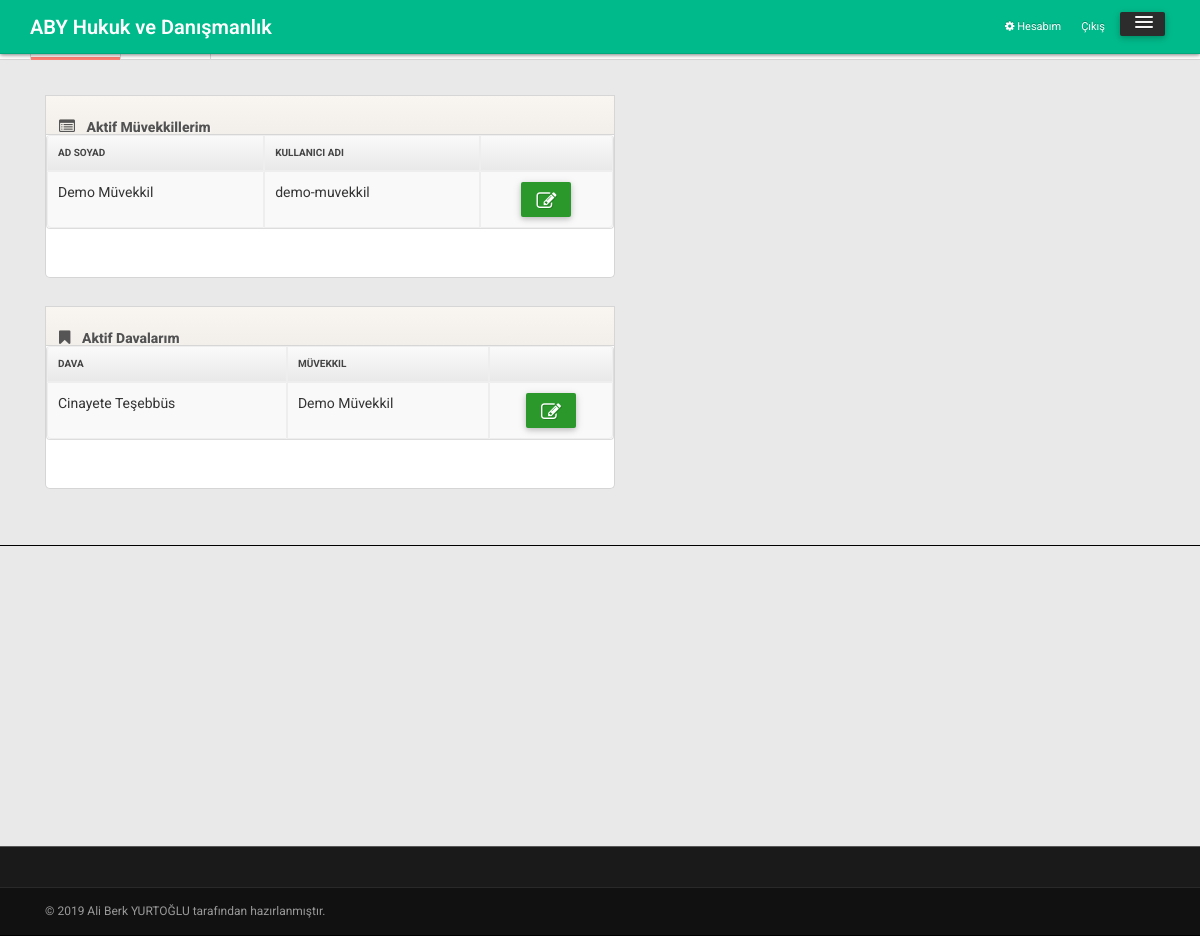
The page /avukat/index.php (signed in) on the database its author committed.
### tables this page shows
CREATE TABLE `muvekkil` (
  `ID` int(3) NOT NULL,
  `adSoyad` varchar(50) NOT NULL,
  `kullaniciAdi` varchar(30) NOT NULL,
  `sifre` varchar(100) NOT NULL,
  `ePosta` varchar(30) NOT NULL,
  `durum` enum('0','1') NOT NULL
);

CREATE TABLE `dava` (
  `ID` int(3) NOT NULL,
  `muvekkil_id` int(3) NOT NULL,
  `davaAdi` varchar(250) NOT NULL,
  `dava_aciklama` text NOT NULL,
  `dava_durum` enum('0','1') NOT NULL,
  `dava_zaman` datetime NOT NULL DEFAULT CURRENT_TIMESTAMP
);

### avukat/index.php (the view, shortened to what this page needs)
<?php include '../header.php'; ?>
<?php
$sor=$db->prepare("SELECT * FROM Muvekkil WHERE durum=:durum ORDER BY ID ASC");
$sor->execute(array(
  'durum' => 1
));
$davasor=$db -> prepare("SELECT * FROM Dava WHERE dava_durum=:durum ORDER BY dava_zaman DESC");
$davasor->execute(array(
  'durum' => 1
));
?>
  <div class="subnavbar">
    <div class="subnavbar-inner">
      <div class="container">
        <ul class="mainnav">
          <li class="active"><a href="index.php"><i class="icon-dashboard"></i><span>Anasayfa</span> </a> </li>
          <li><a href="davalarim.php"><i class="icon-list-alt"></i><span>Davalarım</span> </a> </li>
          <li><a href="muvekkillerim.php"><i class="icon-user"></i><span>Müvekkillerim</span> </a></li>
        </ul>
      </div>
    </div>
  </div>
<body>
  <div class="main">
    <div class="main-inner">
      <div class="container">
        <div class="row">
          <div class="span6">
            <div class="widget widget-nopad">
              <div class="widget-header"> <i class="icon-list-alt"></i>
                <h3> Aktif Müvekkillerim </h3>
              </div>
              <div class="widget-content">
                <div class="widget big-stats-container">
                  <div class="widget-content">
                   <table class="table table-striped table-bordered">
                    <thead>
                      <tr>
                        <th> Ad Soyad </th>
                        <th> Kullanıcı Adı</th>
                        <th class="td-actions"> </th>
                      </tr>
                    </thead>
                    <tbody>
                      <?php while($cek=$sor->fetch(PDO::FETCH_ASSOC)) { ?>
                        <tr>
                          <td> <?php echo $cek['adSoyad'] ?> </td>
                          <td> <?php echo $cek['kullaniciAdi']; ?> </td>
                          <td>
                            <center><a class="btn btn-success btn-small" href="muvekkil-duzenle.php?muvekkil_id=<?php echo $cek['ID']?>"><i class="btn-icon-only icon-edit"></i></a></center>
                          </td>
                        </tr>
                      <?php } ?>
                    </tbody>
                  </table>
                </div>
              </div>
            </div>
          </div>
        </div>
        <div class="span6">
          <div class="widget widget-nopad">
            <div class="widget-header"> <i class="icon-bookmark"></i>
              <h3> Aktif Davalarım </h3>
            </div>
            <div class="widget-content">
              <div class="widget big-stats-container">
                <div class="widget-content">
                  <table class="table table-striped table-bordered">
                    <thead>
                      <tr>
                        <th> Dava </th>
                        <th> Müvekkil</th>
                        <th class="td-actions"> </th>
                      </tr>
                    </thead>
                    <tbody>
                      <?php while($davacek=$davasor->fetch(PDO::FETCH_ASSOC)) {?>
                        <tr>
                          <td> <?php echo $davacek['davaAdi'] ?> </td>
                          <td>
                            <?php
                            $muvekkil_id=$davacek['muvekkil_id'];
                            $muvekkilsor=$db->prepare("SELECT * FROM muvekkil where ID=:id");
                            $muvekkilsor->execute(array(
                              'id' => $muvekkil_id
                            ));
                            $muvekkilcek=$muvekkilsor->fetch(PDO::FETCH_ASSOC);
                            if ($muvekkilcek['durum']==0) {
                              echo $muvekkilcek['adSoyad']." (Müvekkil Devredışı)";
                            } else if ($muvekkilcek['durum']== 1) {
                              echo $muvekkilcek['adSoyad'];
                            } ?>
                          </td>
                          <td>
                            <center>
                              <?php if ($muvekkilcek['durum'] == 1) { ?>
                                <a class="btn btn-success btn-small" href="dava-duzenle.php?dava_id=<?php echo $davacek['ID']?>"><i class="btn-icon-only icon-edit"></i></a>
                              <?php } else { ?>
                                <a class="btn btn-success btn-small" disabled href="?devredisi"><i class="btn-icon-only icon-edit"></i></a>
                              <?php } ?>
                            </center>
                          </td>
                        </tr>
                      <?php } ?>
                    </tbody>
                  </table>
                </div>
              </div>
            </div>
          </div>
        </div>
      </div>
    </div>
  </div>
</div>
<?php include '../footer.php'; ?>
</body>
</html>

### avukat/css/style.css (style rules this page uses)
body { background: #f9f6f1; font: 13px/1.7em 'Open Sans'; }
.btn-icon-only { padding-right: 3px; padding-left: 3px; }
.table td { vertical-align: middle; }
.table-bordered th { background: #E9E9E9; background:-moz-linear-gradient(top, #FAFAFA 0%, #E9E9E9 100%); background:-webkit-gradient(linear, left top, left bottom, color-stop(0%,#FAFAFA), color-stop(100%,#E9E9E9)); background:-webkit-linear-gradient(top, #FAFAFA 0%,#E9E9E9 100%); background:-o-linear-gradient(top, #FAFAFA 0%,#E9E9E9 100%); background:-ms-linear-gradient(top, #FAFAFA 0%,#E9E9E9 100%); background:linear-gradient(top, #FAFAFA 0%,#E9E9E9 100%); filter: progid:DXImageTransform.Microsoft.gradient(startColorstr='#FAFAFA', endColorstr='#E9E9E9'); -ms-filter: "progid:DXImageTransform.Microsoft.gradient(startColorstr='#FAFAFA', endColorstr='#E9E9E9')"; font-size: 10px; color: #444; text-transform: uppercase; }
.subnavbar { margin-bottom: 2.5em; }
.subnavbar-inner { height: 60px; background: #fff; border-bottom: 1px solid #d6d6d6; }
.subnavbar .container > ul { display: inline-block; height: 80px; padding: 0; margin: 0; }
.subnavbar .container > ul > li { float: left; min-width: 90px; height: 60px; padding: 0; margin: 0; text-align: center; list-style: none; border-left: 1px solid #d9d9d9; }
.subnavbar .container > ul > li > a { display: block; height: 100%; padding: 0 15px; font-size: 12px; font-weight: bold; color: #b2afaa; }
.subnavbar .container > ul > li > a > span { display: block; }
.subnavbar .container > ul > li.active > a { border-bottom:3px solid #ff7f74; color: #383838; }
.main { padding-bottom: 2em; border-bottom: 1px solid #000; }
.widget { position: relative; clear: both; width: auto; margin-bottom: 2em; overflow: hidden; }
.widget-header { position: relative; height: 40px; line-height: 40px; background: #f9f6f1; background:-moz-linear-gradient(top, #f9f6f1 0%, #f2efea 100%); background:-webkit-gradient(linear, left top, left bottom, color-stop(0%,#f9f6f1), color-stop(100%,#f2efea)); background:-webkit-linear-gradient(top, #f9f6f1 0%,#f2efea 100%); background:-o-linear-gradient(top, #f9f6f1 0%,#f2efea 100%); background:-ms-linear-gradient(top, #f9f6f1 0%,#f2efea 100%); background:linear-gradient(top, #f9f6f1 0%,#f2efea 100%); filter: progid:DXImageTransform.Microsoft.gradient(startColorstr='#f9f6f1', endColorstr='#f2efea'); -ms-filter: "progid:DXImageTransform.Microsoft.gradient(startColorstr='#f9f6f1', endColorstr='#f2efea')"; border: 1px solid #d6d6d6; -webkit-background-clip: padding-box; }
.widget-header h3 { position: relative; top: 2px; left: 10px; display: inline-block; margin-right: 3em; font-size: 14px; font-weight: 800; color: #525252; line-height: 18px; text-shadow: 1px 1px 2px rgba(255,255,255,.5); }
.widget-header [class^="icon-"], .widget-header [class*=" icon-"] { display: inline-block; margin-left: 13px; margin-right: -2px; font-size: 16px; color: #555; vertical-align: middle; }
.widget-content { padding: 20px 15px 15px; background: #FFF; border: 1px solid #D5D5D5; -moz-border-radius: 5px; -webkit-border-radius: 5px; border-radius: 5px; }
.widget-header+.widget-content { border-top: none; -webkit-border-top-left-radius: 0; -webkit-border-top-right-radius: 0; -moz-border-radius-topleft: 0; -moz-border-radius-topright: 0; border-top-left-radius: 0; border-top-right-radius: 0; }
.widget-nopad .widget-content { padding: 0; }
.widget-content:before, .widget-content:after { content:""; display:table; }
.widget-content:after { clear:both; }
.widget-content { zoom:1; }

### avukat/css/pages/dashboard.css (style rules this page uses)
.big-stats-container .widget-content { border:0; }

### rows shown on the page
muvekkil: adSoyad "Demo Müvekkil", kullaniciAdi "demo-muvekkil"
dava: davaAdi "Cinayete Teşebbüs", muvekkil.adSoyad "Demo Müvekkil"
